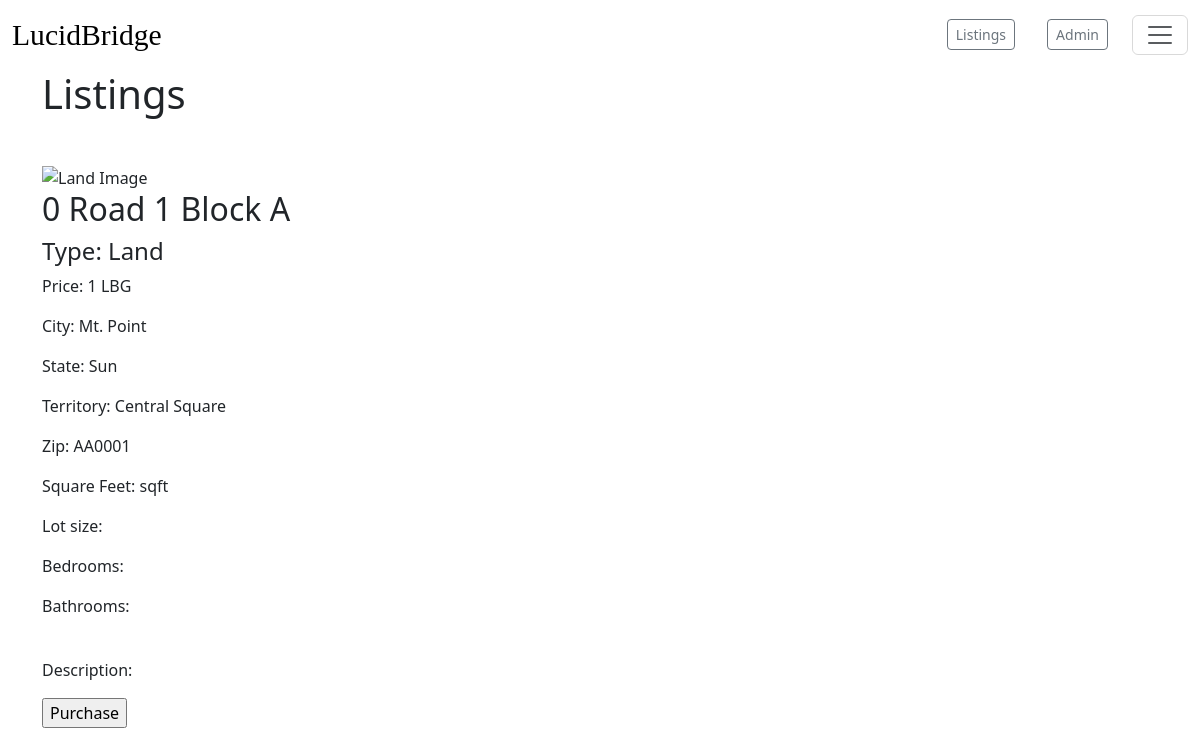
/listing/details/1, run on an earlier commit of the app's database.
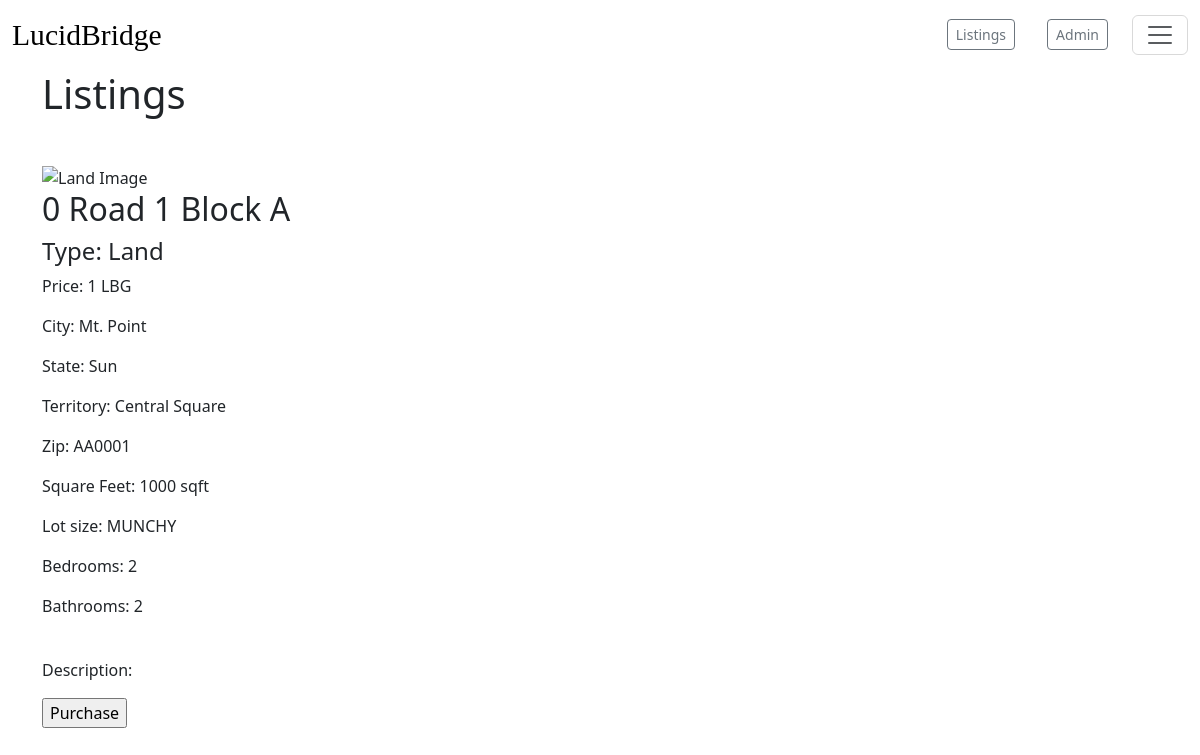
And on a later commit of the database.
### payments/models.py (models this page shows, shortened)
class Listing(models.Model):
    created_at = models.DateTimeField(auto_now_add=True, blank=True)
    name = models.CharField(max_length=100, help_text="Name of the property, street specifically, again.")
    property_type = models.CharField(max_length=500, choices=property_type_choices)
    square_feet = models.CharField(max_length=100, blank=True)
    lot_size = models.CharField(max_length=100, blank=True)
    stories = models.CharField(max_length=100, blank=True)
    bedrooms = models.CharField(max_length=100, blank=True)
    bathrooms = models.CharField(max_length=100, blank=True)
    street = models.CharField(max_length=500)
    city = models.CharField(max_length=100)
    zip = models.CharField(max_length=100, blank=True)
    state = models.CharField(max_length=100, blank=True)
    territory = models.CharField(max_length=100)
    price = models.IntegerField()
    image = models.URLField(blank=True)
    front_description = models.TextField(blank=True, max_length=100, help_text='Listings page description. Short description of property')
    back_description = models.TextField(blank=True, max_length=1000, help_text='Detailed description. Long description of property')
    Owner = models.ForeignKey(User, on_delete=models.CASCADE)

### payments/views.py (the view)
# urls.py: path('details/<int:pk>', views.details, name='propdetails'),
def details(request, pk):
    listings = Listing.objects.get(pk=pk)
    return render(request, "details.htm", {'listing': listings})

### payments/templates/details.htm (shortened to what this page needs)
{% extends "base.html" %}
{% block content %}
<h1>Listings</h1>
<br>
    <img src="{{ listing.image.url }}" alt="{{ listing.name }} Image" class="mt-3">
    <h2>{{ listing.street }}</h2>
    <h4> Type: {{ listing.property_type }}</h4>
    <p>Price: {{ listing.price }} LBG</p>
    <p>City: {{ listing.city }}</p>
    <p>State: {{ listing.state }}</p>
    <p>Territory: {{ listing.territory }}</p>
    <p>Zip: {{ listing.zip }}</p>
    <p>Square Feet: {{ listing.square_feet }} sqft</p>
    <p> Lot size: {{ listing.lot_size }}</p>
    <p>Bedrooms: {{ listing.bedrooms }}</p>
    <p>Bathrooms: {{ listing.bathrooms }}</p>
    <br>
    <p>Description: {{ listing.back_description }}</p>
<form method="post" action="/listing/buy">
    <input type="submit" value="Purchase">
  </form>
  {% endblock %}

What changed in the data, as far as the page shows it:
changed Listing "0 Road 1 Block A": square_feet (not shown) → "1000"; lot_size (not shown) → "MUNCHY"; bedrooms (not shown) → "2"; bathrooms (not shown) → "2"
